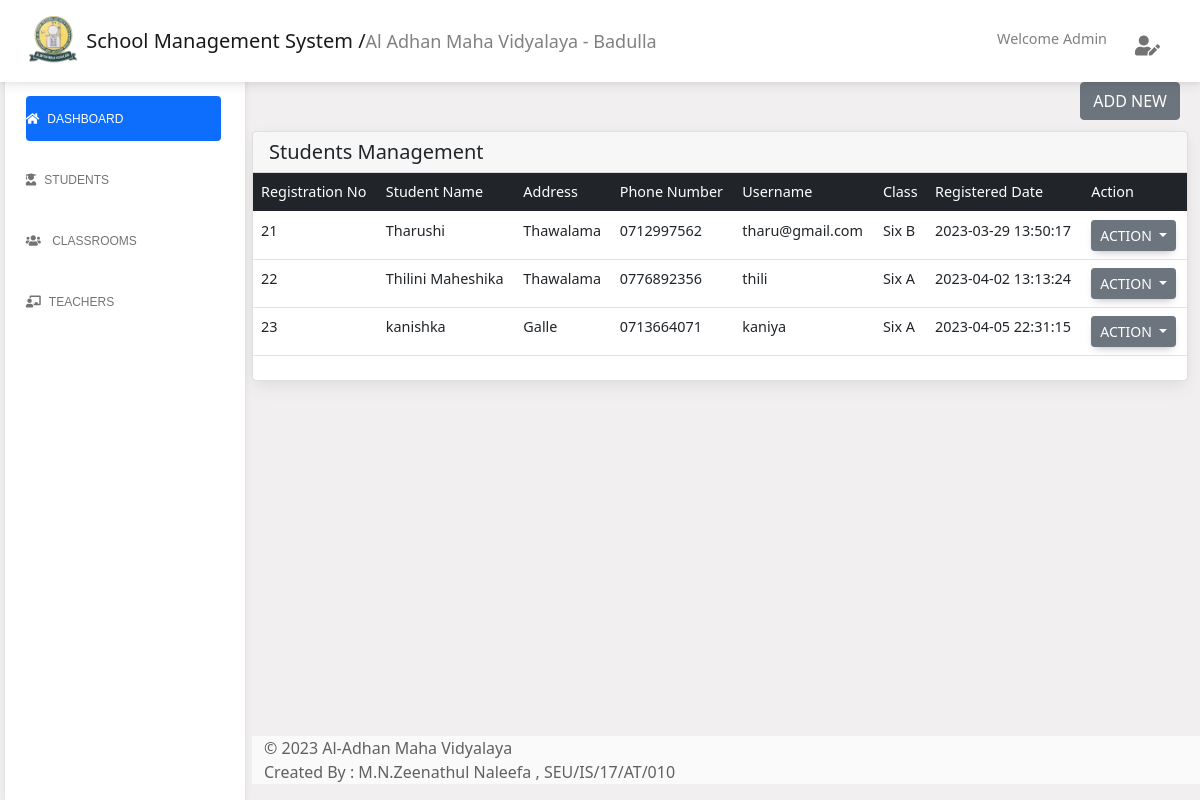
/admin/student.php (signed in), run on an earlier commit of the app's database.
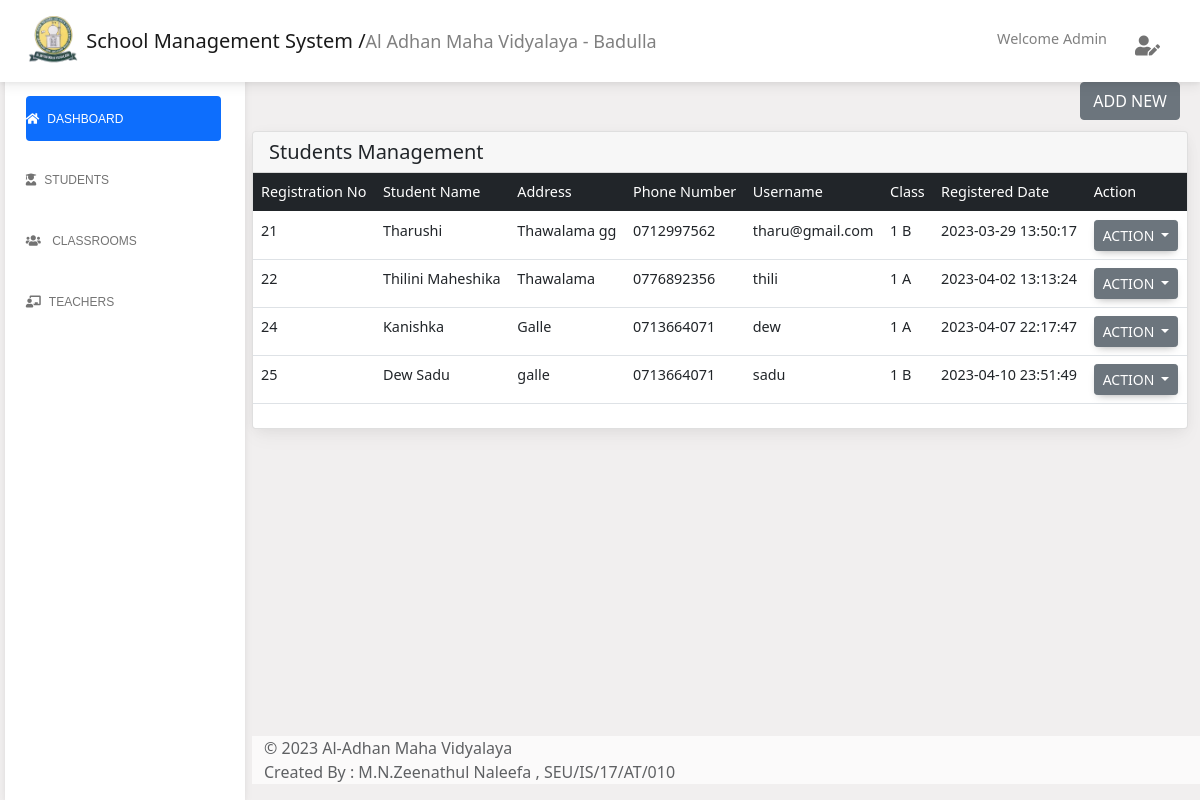
And on a later commit of the database.
### tables this page shows
CREATE TABLE `student` (
  `reg_no` int(11) NOT NULL,
  `std_name` varchar(255) NOT NULL,
  `std_address` varchar(255) NOT NULL,
  `std_phone` varchar(10) NOT NULL,
  `std_uname` varchar(255) NOT NULL,
  `sec_id` int(255) NOT NULL,
  `std_pass` varchar(8) NOT NULL,
  `reg_date` datetime NOT NULL,
  `is_deleted` int(2) NOT NULL
);

CREATE TABLE `section` (
  `sec_id` int(255) NOT NULL,
  `cls_id` varchar(255) NOT NULL,
  `sec_name` varchar(255) NOT NULL,
  `is_assigned` int(2) NOT NULL,
  `is_deleted` int(2) NOT NULL
);

CREATE TABLE `class` (
  `cls_id` int(255) NOT NULL,
  `cls_name` varchar(255) NOT NULL,
  `is_deleted` int(2) NOT NULL
);

### server/include/fetch.php (called while the page is built, shortened)
<?php
    function fetchStudent(){
        include 'connection.php';
        $viewstd = "SELECT * FROM student WHERE is_deleted = '0'";
        return mysqli_query($con, $viewstd);
    }
?>

### server/include/common.php (called while the page is built, shortened)
<?php
function fetchClassBySectionId($cls_id)
{
    include 'connection.php';
    $viewsec = "SELECT * FROM class WHERE cls_id = '$cls_id'";
    return mysqli_query($con, $viewsec);
}
function getSecById($sec_id)
{
    include 'connection.php';
    $q1 = "SELECT * FROM section WHERE sec_id='$sec_id' AND is_deleted='0'";
    return mysqli_query($con, $q1);
}
?>

### admin/student.php (the view, shortened to what the changed rows need)
<?php include 'pages/header.php';
session_start();?>
<main class="main-content position-relative max-height-vh-100 h-100 mt-1 border-radius-lg ">
    <div class="container-fluid py-4">
        <div class="col-12">
            <div class="card mb-4">
                <div class="card-body px-0 pt-0 pb-2">
                    <div class="table-responsive p-0">
                        <table class="table">
                            <thead class="table-dark" style="width: 100%;">
                                <tr>
                                    <th>Registration No</th>
                                    <th>Student Name</th>
                                    <th>Address</th>
                                    <th>Phone Number</th>
                                    <?php if (isset($_SESSION['admin'])) { ?>
                                    <th>Username</th>
                                    <?php } ?>
                                    <th>Class</th>
                                    <th>Registered Date</th>
                                    <?php if (isset($_SESSION['admin'])) { ?>
                                    <th colspan="2">Action</th>
                                    <?php } ?>
                                </tr>
                            </thead>
                            <tbody>
                                <?php
                                    if (isset($_SESSION['student'])) {
                                        $getstd = getStuById($_SESSION['student']);
                                    }else{
                                        $getstd = fetchStudent();
                                    }
                                    while ($row = mysqli_fetch_assoc($getstd)) {
                                        $id = $row['reg_no'];
                                        $name = $row['std_name'];
                                        $address = $row['std_address'];
                                        $phone = $row['std_phone'];
                                        $uname = $row['std_uname'];
                                        $sec_id = $row['sec_id'];
                                        $regdate = $row['reg_date'];
                                ?>
                                <tr>
                                    <td><?php echo $id; ?></td>
                                    <td><?php echo $name; ?></td>
                                    <td><?php echo $address; ?></td>
                                    <td><?php echo $phone; ?></td>
                                    <?php if (isset($_SESSION['admin'])) { ?>
                                    <td><?php echo $uname; ?></td> <?php } ?>
                                    <?php
                                            $sec = getSecById($sec_id);
                                            while($row2 = mysqli_fetch_assoc($sec)){
                                                $class_list = fetchClassBySectionId($row2['cls_id']);
                                                $class_row = mysqli_fetch_assoc($class_list);
                                                $sec_name = $class_row['cls_name']." ". $row2['sec_name'];
                                        ?>
                                    <td><?php echo $sec_name; ?></td>
                                    <?php } ?>
                                    <td><?php echo $regdate; ?></td>
                                    <?php if (isset($_SESSION['admin'])) { ?>
                                    <td>
                                        <div class="btn-group" role="group">
                                            <button id="btnGroupDrop1" type="button"
                                                class="btn btn-secondary btn-sm dropdown-toggle"
                                                data-bs-toggle="dropdown" aria-expanded="false">
                                                Action
                                            </button>
                                        </div>
                                    </td>
                                    <?php } ?>
                                </tr>
                                <?php } ?>
                            </tbody>
                        </table>
                    </div>
                </div>
            </div>
        </div>
        <?php include 'pages/footer.php'; ?>
    </div>
</main>
</body>
</html>

What changed in the data, as far as the page shows it:
no longer on this page (row edited): student: reg_no "23", std_name "kanishka", std_address "Galle", std_phone "0713664071", std_uname "kaniya", reg_date "2023-04-05 22:31:15", section (sec_name "Six A")
changed student "Tharushi": std_address "Thawalama" → "Thawalama gg"
changed section (number 1 of 2 on the later page): sec_name "Six B" → "1 B"
changed section (number 2 of 2 on the later page): sec_name "Six A" → "1 A"
added student: reg_no "24", std_name "Kanishka", std_address "Galle", std_phone "0713664071", std_uname "dew", reg_date "2023-04-07 22:17:47", section (sec_name "1 A")
added student: reg_no "25", std_name "Dew Sadu", std_address "galle", std_phone "0713664071", std_uname "sadu", reg_date "2023-04-10 23:51:49", section (sec_name "1 B")
